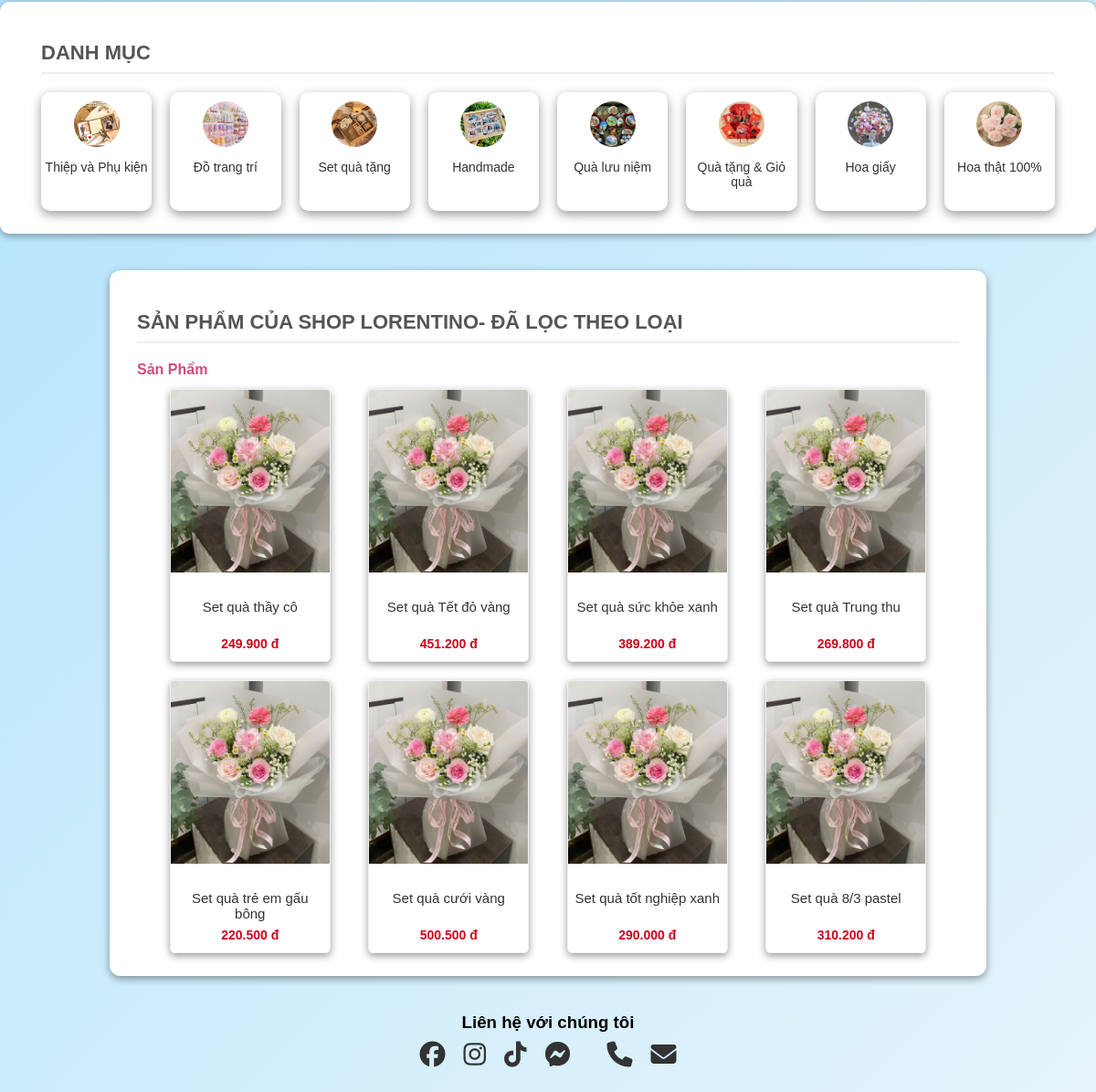
Before: /Main.php?category=LSP003 (middle part) with the older database file.
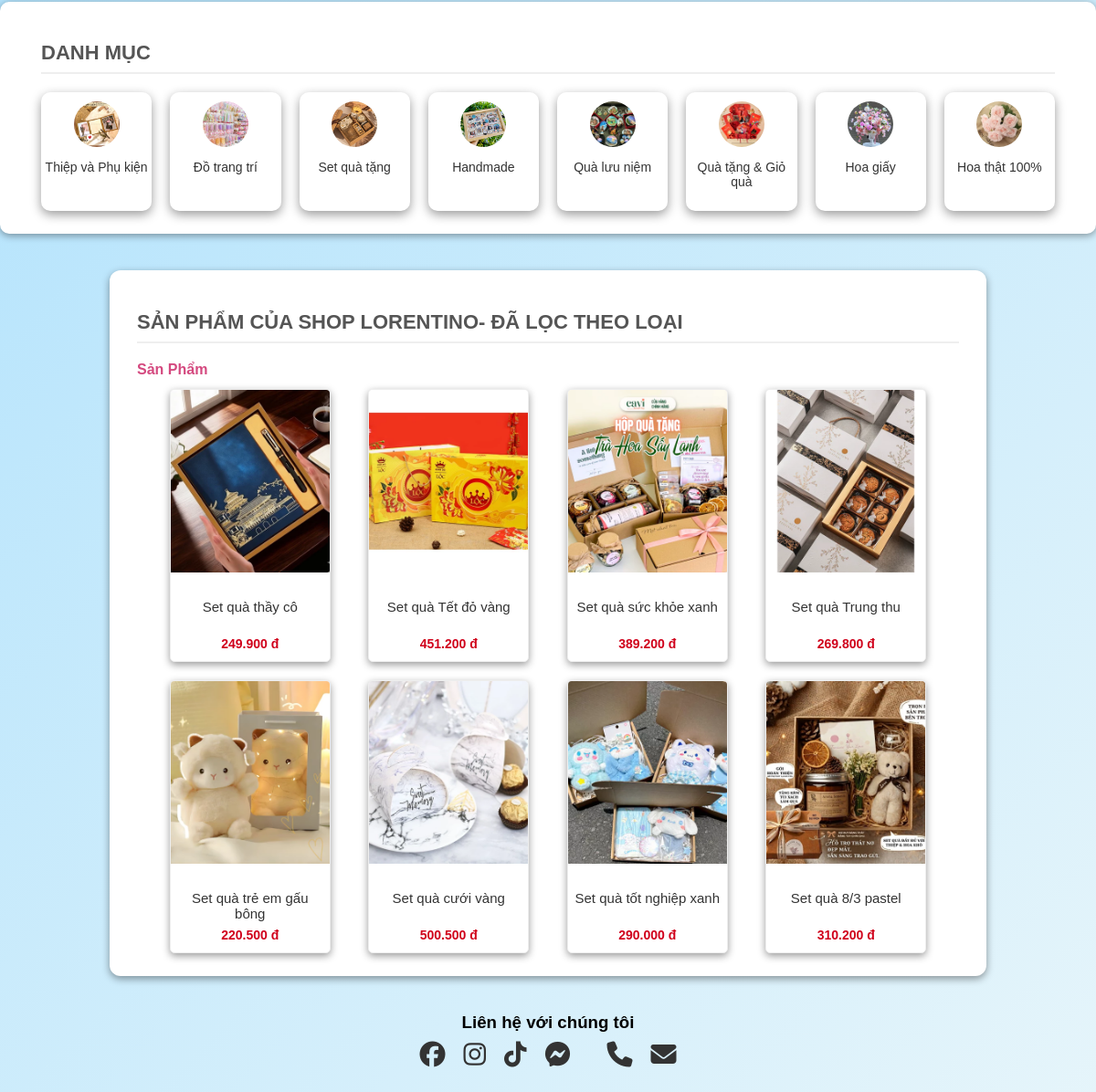
After: the same page with the newer database file.
### tables this page shows
CREATE TABLE IF NOT EXISTS `san_pham` (
  `ma_sp`            VARCHAR(30)   NOT NULL,
  `ten_sp`           VARCHAR(200)  NOT NULL,
  `ma_loai`          VARCHAR(20)   DEFAULT NULL,
  `don_vi_tinh`      VARCHAR(30)   NOT NULL DEFAULT 'Cai',
  `so_luong_ton`     INT(11)       NOT NULL DEFAULT 0,
  `gia_von`          DECIMAL(15,2) NOT NULL DEFAULT 0.00,
  `ty_le_loi_nhuan`  DECIMAL(6,2)  NOT NULL DEFAULT 0.00,
  `gia_ban`          DECIMAL(15,2) NOT NULL DEFAULT 0.00,
  `hinh_anh`         VARCHAR(255)  DEFAULT NULL,
  `mo_ta`            TEXT          DEFAULT NULL,
  `hien_trang`       ENUM('hien_thi','an') NOT NULL DEFAULT 'hien_thi',
  `ngay_them`        DATE          DEFAULT NULL,
  PRIMARY KEY (`ma_sp`),
  KEY `fk_sp_loai_idx` (`ma_loai`),
  CONSTRAINT `fk_sp_loai`
    FOREIGN KEY (`ma_loai`)
    REFERENCES `loai_san_pham` (`ma_loai`)
    ON DELETE SET NULL
    ON UPDATE CASCADE
);

### includes/shop_helpers.php (called while the page is built, shortened)
<?php
function h(string $value): string
{
    return htmlspecialchars($value, ENT_QUOTES, 'UTF-8');
}
function format_vnd(float $amount): string
{
    return number_format($amount, 0, ',', '.') . ' đ';
}
?>

### Main.php (the view, shortened to what this page needs)
<?php
require_once __DIR__ . '/includes/shop_helpers.php';
$category = trim($_GET['category'] ?? '');
$where = "WHERE hien_trang = 'hien_thi'";
$types = '';
$params = [];
if ($category !== '') {
    $where .= " AND ma_loai = ?";
    $types .= 's';
    $params[] = $category;
}
$productSql = "SELECT ma_sp, ten_sp, gia_ban, hinh_anh FROM san_pham $where ORDER BY ngay_them DESC LIMIT 8";
$productStmt = $conn->prepare($productSql);
if ($types !== '') {
    $productStmt->bind_param($types, ...$params);
}
$productStmt->execute();
$featured = $productStmt->get_result()->fetch_all(MYSQLI_ASSOC);
?>
<!DOCTYPE html>
<html lang="vi">
  <head>
    <link rel="stylesheet" href="css/styleMain.css" />
    <link rel="stylesheet" href="https://cdnjs.cloudflare.com/ajax/libs/font-awesome/6.6.0/css/all.min.css"/>
  </head>
  <body>
    <div class="main-container">
      <div class="danhsach-container">
        <h2 class="danhsach-title">DANH MỤC</h2>
        <div class="danhsach-grid">
          <div class="danh-muc"><a href="products.php?category=LSP001"><img src="Image/1.webp" alt="thiep"/></a><p>Thiệp và Phụ kiện</p></div>
          <div class="danh-muc"><a href="products.php?category=LSP002"><img src="Image/2.jpg" alt="trangtri"/></a><p>Đồ trang trí</p></div>
          <div class="danh-muc"><a href="products.php?category=LSP003"><img src="Image/3.webp" alt="setqua"/></a><p>Set quà tặng</p></div>
          <div class="danh-muc"><a href="products.php?category=LSP004"><img src="Image/4.jpg" alt="handmade"/></a><p>Handmade</p></div>
          <div class="danh-muc"><a href="products.php?category=LSP005"><img src="Image/5.jpg" alt="luuniem"/></a><p>Quà lưu niệm</p></div>
          <div class="danh-muc"><a href="products.php?category=LSP006"><img src="Image/6.jpg" alt="Quatang"/></a><p>Quà tặng & Giỏ quà</p></div>
          <div class="danh-muc"><a href="products.php?category=LSP007"><img src="Image/7.webp" alt="hoagiay"/></a><p>Hoa giấy</p></div>
          <div class="danh-muc"><a href="products.php?category=LSP008"><img src="Image/8.jpg" alt="hoathat"/></a><p>Hoa thật 100%</p></div>
        </div>
      </div>
      <section class="goi-y-hom-nay">
        <h2>SẢN PHẨM CỦA SHOP LORENTINO<?= $category !== '' ? '- ĐÃ LỌC THEO LOẠI' : '' ?></h2>
        <div style="margin-bottom: 12px;">
          <a href="Main.php" style="text-decoration:none; color:#d4497f; font-weight:700;">Sản Phẩm</a>
        </div>
        <div class="goi-y-grid">
          <?php foreach ($featured as $sp): ?>
          <div class="goi-y-card">
            <a href="Chitietcp.php?id=<?= urlencode($sp['ma_sp']) ?>">
    <img src="<?= h($sp['hinh_anh'] ?: 'Image/sp.jpg') ?>" alt="<?= h($sp['ten_sp']) ?>">
</a>
            <div class="goi-y-info">
              <p><?= h($sp['ten_sp']) ?></p>
              <span class="gia"><?= format_vnd((float)$sp['gia_ban']) ?></span>
            </div>
          </div>
          <?php endforeach; ?>
        </div>
      </section>
      <div class="contact">
        <h3>Liên hệ với chúng tôi</h3>
        <div class="icons">
          <i class="fa-brands fa-facebook"></i>
          <i class="fa-brands fa-instagram"></i>
          <i class="fa-brands fa-tiktok"></i>
          <i class="fa-brands fa-facebook-messenger"></i>
          <i class="fa-solid fa-phone"></i>
          <i class="fa-solid fa-envelope"></i>
        </div>
      </div>
    </div>
  </body>
</html>

### css/styleMain.css (style rules this page uses)
body { font-family: Arial, sans-serif; background: linear-gradient(135deg, #a8dffd 0%, #ecf7fa 100%); margin: 0; padding: 0; overflow: auto; height: auto; }
.contact { text-align: center; margin: 40px 0; }
.contact h3 { margin-bottom: 10px; }
.contact .icons { display: flex; justify-content: center; gap: 20px; font-size: 28px; color: #333; }
* { box-sizing: border-box; font-family: Arial, sans-serif; }
.danhsach-container { background: #fff; border-radius: 10px; padding: 25px 45px; margin: 40px auto; box-shadow: 0 2px 8px rgba(0, 0, 0, 0.4); width: fit-content; box-sizing: border-box; }
.danhsach-title { color: #555; font-size: 22px; font-weight: 600; margin-bottom: 20px; border-bottom: 2px solid #eee; padding-bottom: 8px; text-align: left; }
.danhsach-grid { display: grid; grid-template-columns: repeat(8, 1fr); gap: 20px; text-align: center; }
.danh-muc { transition: all 0.3s ease; cursor: pointer; border-radius: 10px; padding: 10px 0; box-shadow: 0 4px 12px rgba(0, 0, 0, 0.4); }
.danh-muc img { width: 50px; height: 50px; object-fit: cover; border-radius: 50%; transition: transform 0.3s ease; }
.danh-muc p { margin-top: 10px; font-size: 14px; color: #333; }
.goi-y-hom-nay { width: 80%; background: #fff; border-radius: 12px; padding: 25px 30px; margin: 0 auto; box-shadow: 0 3px 8px rgba(0, 0, 0, 0.4); }
.goi-y-hom-nay h2 { color: #555; font-size: 22px; font-weight: 600; margin-bottom: 20px; border-bottom: 2px solid #eee; padding-bottom: 8px; }
.goi-y-grid { display: grid; grid-template-columns: repeat(4, 1fr); gap: 35px; justify-items: center; column-gap: 10px; row-gap: 20px; padding: 0 20px; }
.goi-y-card { background: #fff; border: 1px solid #eee; border-radius: 5px; width: 85%; overflow: hidden; text-align: center; transition: all 0.3s ease; box-shadow: 0 3px 9px rgba(0, 0, 0, 0.4); }
.goi-y-card img { width: 100%; height: 200px; object-fit: cover; transition: transform 0.35s ease; }
.goi-y-info { padding: 10px 5px; font-weight: 600px; }
.goi-y-info p { font-size: 15px; color: #333; height: 34px; overflow: hidden; margin-bottom: 6px; }
.gia { color: #d0011b; font-weight: bold; font-size: 14px; }

Changed rows visible on the page:
changed san_pham "Set quà thầy cô": hinh_anh: picture added in place of a placeholder
changed san_pham "Set quà Tết đỏ vàng": hinh_anh: picture added in place of a placeholder
changed san_pham "Set quà sức khỏe xanh": hinh_anh: picture added in place of a placeholder
changed san_pham "Set quà Trung thu": hinh_anh: picture added in place of a placeholder
changed san_pham "Set quà trẻ em gấu bông": hinh_anh: picture added in place of a placeholder
changed san_pham "Set quà cưới vàng": hinh_anh: picture added in place of a placeholder
changed san_pham "Set quà tốt nghiệp xanh": hinh_anh: picture added in place of a placeholder
changed san_pham "Set quà 8/3 pastel": hinh_anh: picture added in place of a placeholder
